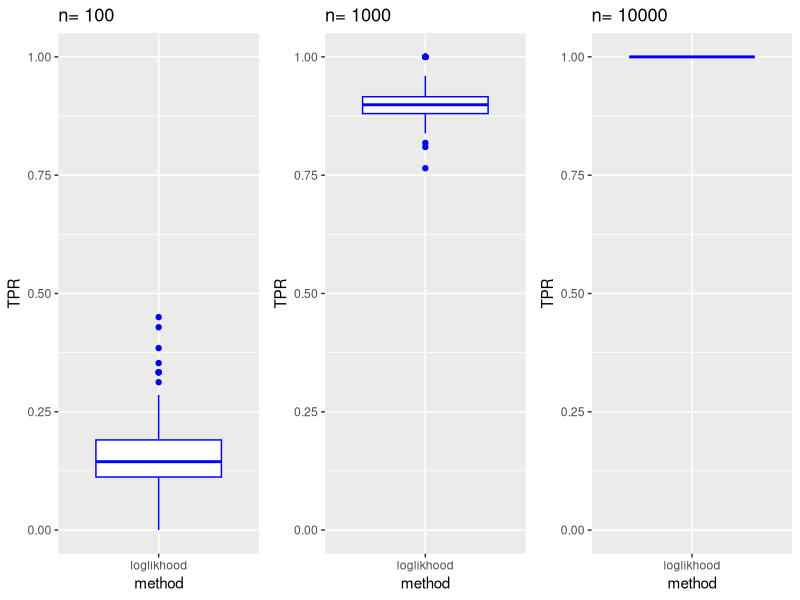
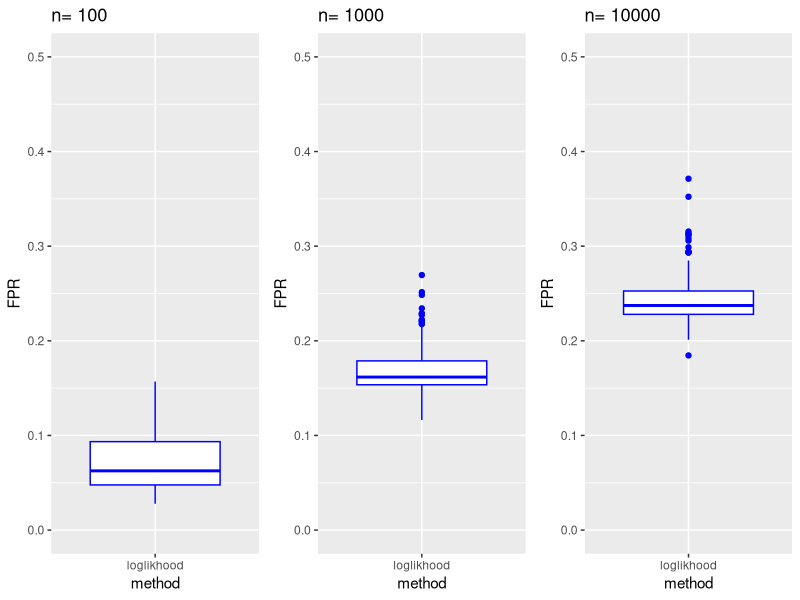
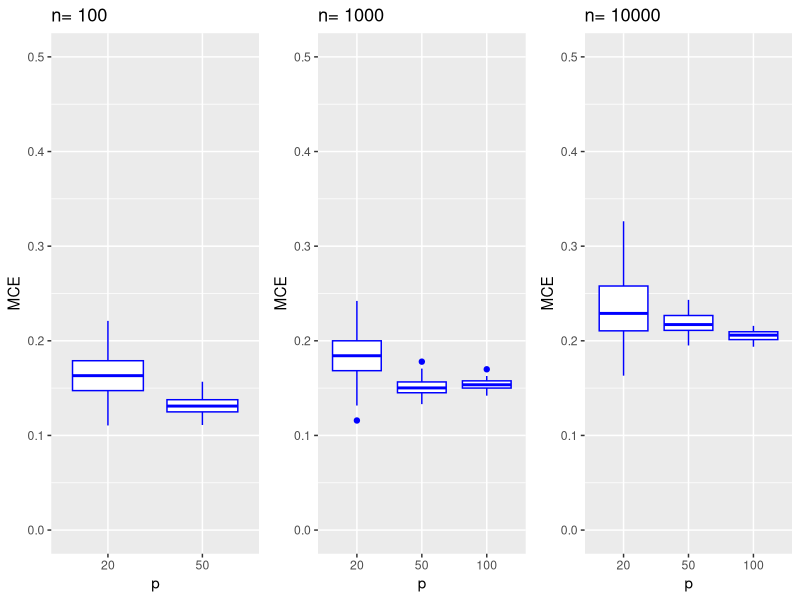

These figures' R source, in order:
dfAll <- read.csv('50repeatsKfoldwithMCE.csv')
dfAll <- dfAll[,-1]

dfp20n100bp <- data.frame(rate = vector(length=150),type = vector(length=150))
dfp20n1000bp <- data.frame(rate = vector(length=150),type = vector(length=150))
dfp20n10000bp <- data.frame(rate = vector(length=150),type = vector(length=150))
dfp50n100bp <- data.frame(rate = vector(length=150),type = vector(length=150))
dfp50n1000bp <- data.frame(rate = vector(length=150),type = vector(length=150))
dfp50n10000bp <- data.frame(rate = vector(length=150),type = vector(length=150))
dfp100n1000bp <- data.frame(rate = vector(length=150),type = vector(length=150))
dfp100n10000bp <- data.frame(rate = vector(length=150),type = vector(length=150))

library(tidyr)
dfp20n100bp$type <- c(rep("TPR",50),rep("FPR",50),rep("MCE",50))
for(i in 1:150){
  if (i > 100){
    dfp20n100bp$rate[i] <- dfAll[3,i+4-100]
  } else if (i > 50){
    dfp20n100bp$rate[i] <- dfAll[2,i+4-50]
  } else {
    dfp20n100bp$rate[i] <- dfAll[1,i+4]
  }
}
library(tidyverse)
dfBP <- read.csv('transformWen.csv')
dfBP <- dfBP[,-1]
dfBP <- dfBP[,-4]
dfBP$p <- as.factor(dfBP$p)
dfBPn100 <- filter(dfBP, n == 100)
dfBPn1000 <- filter(dfBP, n == 1000)
dfBPn10000 <- filter(dfBP, n == 10000)


#TPR
pn100TPR <- ggplot(dfBPn100, aes(x=method, y=TPR)) +
  geom_boxplot(color = 'blue') +
  ggtitle("n= 100") + ylim(0,1)
pn1000TPR <- ggplot(dfBPn1000, aes(x=method, y=TPR)) +
  geom_boxplot(color = 'blue') +
  ggtitle("n= 1000") + ylim(0,1)
pn10000TPR <- ggplot(dfBPn10000, aes(x=method, y=TPR)) +
  geom_boxplot(color = 'blue') +
  ggtitle("n= 10000") + ylim(0,1)


#FPR
pn100FPR <- ggplot(dfBPn100, aes(x=method, y=FPR)) +
  geom_boxplot(color = 'blue') +
  ggtitle("n= 100") + ylim(0,0.5)
pn1000FPR <- ggplot(dfBPn1000, aes(x=method, y=FPR)) +
  geom_boxplot(color = 'blue') +
  ggtitle("n= 1000") + ylim(0,0.5)
pn10000FPR <- ggplot(dfBPn10000, aes(x=method, y=FPR)) +
  geom_boxplot(color = 'blue') +
  ggtitle("n= 10000") + ylim(0,0.5)

#MCE
pn100MCE <- ggplot(dfBPn100, aes(x=p, y=MCE)) +
  geom_boxplot(color = 'blue') +
  ggtitle("n= 100") + ylim(0,0.5)
pn1000MCE <- ggplot(dfBPn1000, aes(x=p, y=MCE)) +
  geom_boxplot(color = 'blue') +
  ggtitle("n= 1000") + ylim(0,0.5)
pn10000MCE <- ggplot(dfBPn10000, aes(x=p, y=MCE)) +
  geom_boxplot(color = 'blue') +
  ggtitle("n= 10000") + ylim(0,0.5)

library(gridExtra)
grid.arrange(pn100TPR, pn1000TPR, pn10000TPR, ncol = 3)
gTPR <- arrangeGrob(pn100TPR, pn1000TPR, pn10000TPR, ncol = 3) #generates g
ggsave(file="TPRbp.pdf", gTPR)

grid.arrange(pn100FPR, pn1000FPR, pn10000FPR, ncol = 3)
gFPR <- arrangeGrob(pn100FPR, pn1000FPR, pn10000FPR, ncol = 3) #generates g
ggsave(file="FPRbp.pdf", gFPR)

grid.arrange(pn100MCE, pn1000MCE, pn10000MCE, ncol = 3)
gMCE <- arrangeGrob(pn100MCE, pn1000MCE, pn10000MCE, ncol = 3) #generates g
ggsave(file="MCEbp.pdf", gMCE)





